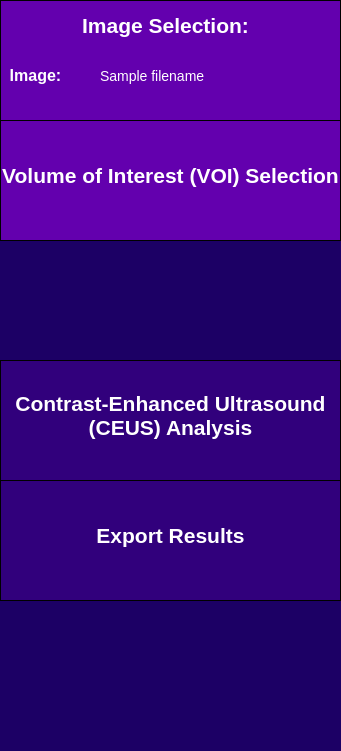
  <widget class="QWidget" name="sidebar" native="true">
   <property name="geometry">
    <rect>
     <x>0</x>
     <y>0</y>
     <width>341</width>
     <height>751</height>
    </rect>
   </property>
   <property name="toolTip">
    <string>&lt;html&gt;&lt;head/&gt;&lt;body&gt;&lt;p&gt;&lt;br/&gt;&lt;/p&gt;&lt;/body&gt;&lt;/html&gt;</string>
   </property>
   <property name="styleSheet">
    <string notr="true">QWidget {
	background-color: rgb(28, 0, 101);
}</string>
   </property>
   <widget class="QFrame" name="imageSelectionSidebar">
    <property name="geometry">
     <rect>
      <x>0</x>
      <y>0</y>
      <width>341</width>
      <height>121</height>
     </rect>
    </property>
    <property name="styleSheet">
     <string notr="true">QFrame {
	background-color: rgb(99, 0, 174);
	border: 1px solid black;
}</string>
    </property>
    <property name="frameShape">
     <enum>QFrame::StyledPanel</enum>
    </property>
    <property name="frameShadow">
     <enum>QFrame::Raised</enum>
    </property>
    <widget class="QLabel" name="imageSelectionLabelSidebar">
     <property name="geometry">
      <rect>
       <x>70</x>
       <y>0</y>
       <width>191</width>
       <height>51</height>
      </rect>
     </property>
     <property name="styleSheet">
      <string notr="true">QLabel {
	font-size: 21px;
	color: rgb(255, 255, 255);
	background-color: rgba(255, 255, 255, 0);
	border: 0px;
	font-weight: bold;
}</string>
     </property>
     <property name="text">
      <string>Image Selection:</string>
     </property>
     <property name="alignment">
      <set>Qt::AlignCenter</set>
     </property>
    </widget>
    <widget class="QLabel" name="imageLabel">
     <property name="geometry">
      <rect>
       <x>-60</x>
       <y>50</y>
       <width>191</width>
       <height>51</height>
      </rect>
     </property>
     <property name="styleSheet">
      <string notr="true">QLabel {
	font-size: 16px;
	color: rgb(255, 255, 255);
	background-color: rgba(255, 255, 255, 0);
	border: 0px;
	font-weight: bold;
}</string>
     </property>
     <property name="text">
      <string>Image:</string>
     </property>
     <property name="alignment">
      <set>Qt::AlignCenter</set>
     </property>
    </widget>
    <widget class="QLabel" name="imagePathInput">
     <property name="geometry">
      <rect>
       <x>100</x>
       <y>50</y>
       <width>241</width>
       <height>51</height>
      </rect>
     </property>
     <property name="styleSheet">
      <string notr="true">QLabel {
	font-size: 14px;
	color: rgb(255, 255, 255);
	background-color: rgba(255, 255, 255, 0);
	border: 0px;
}</string>
     </property>
     <property name="text">
      <string>Sample filename </string>
     </property>
     <property name="alignment">
      <set>Qt::AlignLeading|Qt::AlignLeft|Qt::AlignVCenter</set>
     </property>
    </widget>
   </widget>
   <widget class="QFrame" name="roiSidebar">
    <property name="geometry">
     <rect>
      <x>0</x>
      <y>120</y>
      <width>341</width>
      <height>121</height>
     </rect>
    </property>
    <property name="styleSheet">
     <string notr="true">QFrame {
	background-color: rgb(99, 0, 174);
	border: 1px solid black;
}</string>
    </property>
    <property name="frameShape">
     <enum>QFrame::StyledPanel</enum>
    </property>
    <property name="frameShadow">
     <enum>QFrame::Raised</enum>
    </property>
    <widget class="QLabel" name="roiSidebarLabel">
     <property name="geometry">
      <rect>
       <x>0</x>
       <y>30</y>
       <width>341</width>
       <height>51</height>
      </rect>
     </property>
     <property name="styleSheet">
      <string notr="true">QLabel {
	font-size: 21px;
	color: rgb(255, 255, 255);
	background-color: rgba(255, 255, 255, 0);
	border: 0px;
	font-weight: bold;
}</string>
     </property>
     <property name="text">
      <string>Volume of Interest (VOI) Selection</string>
     </property>
     <property name="alignment">
      <set>Qt::AlignCenter</set>
     </property>
    </widget>
   </widget>
   <widget class="QFrame" name="rfAnalysisSidebar">
    <property name="geometry">
     <rect>
      <x>0</x>
      <y>480</y>
      <width>341</width>
      <height>121</height>
     </rect>
    </property>
    <property name="styleSheet">
     <string notr="true">QFrame {
	background-color:  rgb(49, 0, 124);
	border: 1px solid black;
}</string>
    </property>
    <property name="frameShape">
     <enum>QFrame::StyledPanel</enum>
    </property>
    <property name="frameShadow">
     <enum>QFrame::Raised</enum>
    </property>
    <widget class="QLabel" name="rfAnalysisLabel">
     <property name="geometry">
      <rect>
       <x>0</x>
       <y>30</y>
       <width>341</width>
       <height>51</height>
      </rect>
     </property>
     <property name="styleSheet">
      <string notr="true">QLabel {
	font-size: 21px;
	color: rgb(255, 255, 255);
	background-color: rgba(255, 255, 255, 0);
	border: 0px;
	font-weight: bold;
}</string>
     </property>
     <property name="text">
      <string>Export Results</string>
     </property>
     <property name="alignment">
      <set>Qt::AlignCenter</set>
     </property>
    </widget>
   </widget>
   <widget class="QFrame" name="ticAnalysisSidebar">
    <property name="geometry">
     <rect>
      <x>0</x>
      <y>360</y>
      <width>341</width>
      <height>121</height>
     </rect>
    </property>
    <property name="styleSheet">
     <string notr="true">QFrame {
	background-color:  rgb(49, 0, 124);
	border: 1px solid black;
}</string>
    </property>
    <property name="frameShape">
     <enum>QFrame::StyledPanel</enum>
    </property>
    <property name="frameShadow">
     <enum>QFrame::Raised</enum>
    </property>
    <widget class="QLabel" name="ticAnalysisLabel">
     <property name="geometry">
      <rect>
       <x>0</x>
       <y>30</y>
       <width>341</width>
       <height>51</height>
      </rect>
     </property>
     <property name="styleSheet">
      <string notr="true">QLabel {
	font-size: 21px;
	color: rgb(255, 255, 255);
	background-color: rgba(255, 255, 255, 0);
	border: 0px;
	font-weight: bold;
}</string>
     </property>
     <property name="text">
      <string>Contrast-Enhanced Ultrasound
(CEUS) Analysis</string>
     </property>
     <property name="alignment">
      <set>Qt::AlignCenter</set>
     </property>
    </widget>
   </widget>
  </widget>
